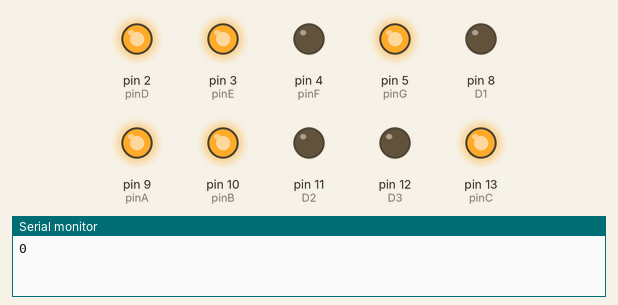
Bench run of a sketch on a simulated Arduino Uno, built with avr-gcc and run on an emulated ATmega328P. On the bench: output pins drawn as LEDs (lit = HIGH), the last lines printed to the serial monitor.

Above: at 0.5 s.
At 2.5 s:
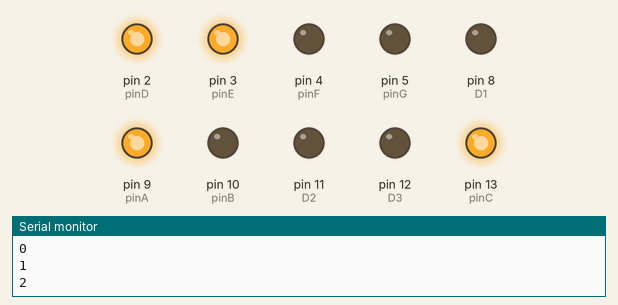
At 3.5 s:
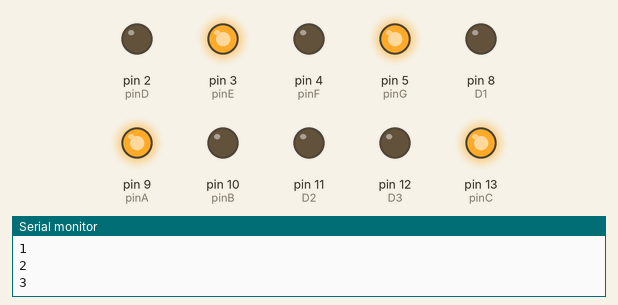
At 5.5 s:
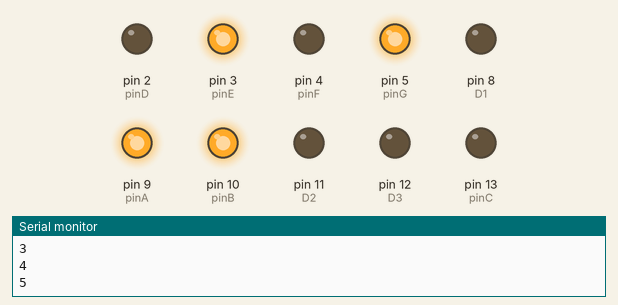
At 7.5 s:
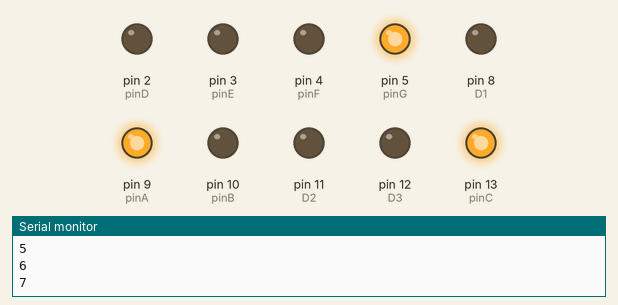
At 11.5 s:
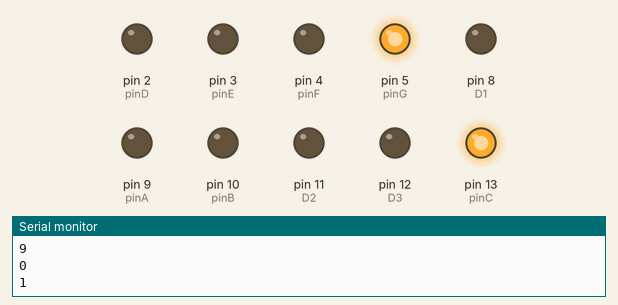
Timing chart, 0 to 13.0 s (numbered marks = the images above):
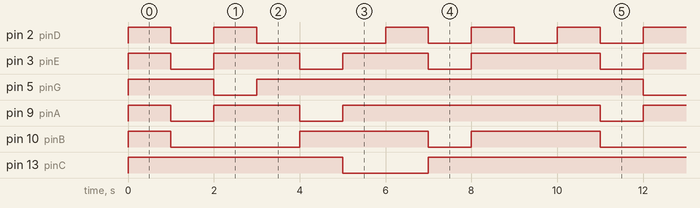

The sketch:

8point_digits.ino
```cpp
/*
    ___
   | A |            D1 A  B  D2 D3 C
  B|   |C           *  *  *  *  *  *
   |___|
   | H |            *  *  *  *  *  *
  D|   |G           D  E  F  G  H  D4
   |___| o               (kropki na wyświetlaczu znajdują się koło dolnego ciągu)
     E    F

     Wysoka wartosc na pinie odpowiedzialnym za laseczkę daje kolor
     Wysoka wartość na pinie odpowiedzialnym za cyfrę da jej całkwowite wymaanie
*/


int pinA = 9;
int pinB = 10;
int pinC = 13;
int pinD = 2;
int pinE = 3;
int pinF = 4;
int pinG = 5;
int pinH = 6;
int D1 = 8;
int D2 = 11;
int D3 = 12;
int D4 = 7;

void number(int number)
{
  switch(number)
  {
    case 1:
      digitalWrite(pinA, LOW);
      digitalWrite(pinB, LOW);
      digitalWrite(pinC, HIGH);
      digitalWrite(pinD, LOW);
      digitalWrite(pinE, LOW);
      digitalWrite(pinG, HIGH);
      digitalWrite(pinH, LOW);
      break;
    case 2:
      digitalWrite(pinA, HIGH);
      digitalWrite(pinB, LOW);
      digitalWrite(pinC, HIGH);
      digitalWrite(pinD, HIGH);
      digitalWrite(pinE, HIGH);
      digitalWrite(pinG, LOW);
      digitalWrite(pinH, HIGH);
      break;
    case 3:
      digitalWrite(pinA, HIGH);
      digitalWrite(pinB, LOW);
      digitalWrite(pinC, HIGH);
      digitalWrite(pinD, LOW);
      digitalWrite(pinE, HIGH);
      digitalWrite(pinG, HIGH);
      digitalWrite(pinH, HIGH);
      break;
    case 4:
      digitalWrite(pinA, LOW);
      digitalWrite(pinB, HIGH);
      digitalWrite(pinC, HIGH);
      digitalWrite(pinD, LOW);
      digitalWrite(pinE, LOW);
      digitalWrite(pinG, HIGH);
      digitalWrite(pinH, HIGH);
      break;
    case 5:
      digitalWrite(pinA, HIGH);
      digitalWrite(pinB, HIGH);
      digitalWrite(pinC, LOW);
      digitalWrite(pinD, LOW);
      digitalWrite(pinE, HIGH);
      digitalWrite(pinG, HIGH);
      digitalWrite(pinH, HIGH);
      break;
    case 6:
      digitalWrite(pinA, HIGH);
      digitalWrite(pinB, HIGH);
      digitalWrite(pinC, LOW);
      digitalWrite(pinD, HIGH);
      digitalWrite(pinE, HIGH);
      digitalWrite(pinG, HIGH);
      digitalWrite(pinH, HIGH);
      break;
    case 7:
      digitalWrite(pinA, HIGH);
      digitalWrite(pinB, LOW);
      digitalWrite(pinC, HIGH);
      digitalWrite(pinD, LOW);
      digitalWrite(pinE, LOW);
      digitalWrite(pinG, HIGH);
      digitalWrite(pinH, LOW);
      break;
    case 8:
      digitalWrite(pinA, HIGH);
      digitalWrite(pinB, HIGH);
      digitalWrite(pinC, HIGH);
      digitalWrite(pinD, HIGH);
      digitalWrite(pinE, HIGH);
      digitalWrite(pinG, HIGH);
      digitalWrite(pinH, HIGH);
      break;
    case 9:
      digitalWrite(pinA, HIGH);
      digitalWrite(pinB, HIGH);
      digitalWrite(pinC, HIGH);
      digitalWrite(pinD, LOW);
      digitalWrite(pinE, HIGH);
      digitalWrite(pinG, HIGH);
      digitalWrite(pinH, HIGH);
      break;
    case 0:
      digitalWrite(pinA, HIGH);
      digitalWrite(pinB, HIGH);
      digitalWrite(pinC, HIGH);
      digitalWrite(pinD, HIGH);
      digitalWrite(pinE, HIGH);
      digitalWrite(pinG, HIGH);
      digitalWrite(pinH, LOW);
  }
}

void setup() {
  // initialize the digital pins as outputs.
  pinMode(pinA, OUTPUT);
  pinMode(pinB, OUTPUT);
  pinMode(pinC, OUTPUT);
  pinMode(pinD, OUTPUT);
  pinMode(pinE, OUTPUT);
  pinMode(pinF, OUTPUT);
  pinMode(pinG, OUTPUT);
  pinMode(D1, OUTPUT);
  pinMode(D2, OUTPUT);
  pinMode(D3, OUTPUT);
  pinMode(D4, OUTPUT);
  pinMode(11, OUTPUT);

  Serial.begin(9600);
}

void loop() {
  digitalWrite(D1, LOW);
  digitalWrite(D2, LOW);
  digitalWrite(D3, LOW);
  digitalWrite(D4, LOW);

  for( int i = 0; i < 10; i++ )
  {
    Serial.println(i);
    number(i);
    delay(1000);
  }
}
```

Measured:
- by itself, pin 2 (pinD): repeats every 10.0 s: LOW 1.0 s, HIGH 1.0 s, LOW 3.0 s, 2 × (HIGH 1.0 s, LOW 1.0 s), HIGH 1.0 s
- by itself, pin 3 (pinE): repeats every 10.0 s: 2 × (LOW 1.0 s, HIGH 2.0 s), LOW 1.0 s, HIGH 3.0 s
- by itself, pin 5 (pinG): repeats every 10.0 s: LOW 1.0 s, HIGH 9.0 s
- by itself, pin 9 (pinA): repeats every 10.0 s: LOW 1.0 s, HIGH 2.0 s, LOW 1.0 s, HIGH 6.0 s
- by itself, pin 10 (pinB): repeats every 10.0 s: LOW 3.0 s, HIGH 3.0 s, LOW 1.0 s, HIGH 3.0 s
- by itself, pin 13 (pinC): repeats every 10.0 s: LOW 2.0 s, HIGH 8.0 s
